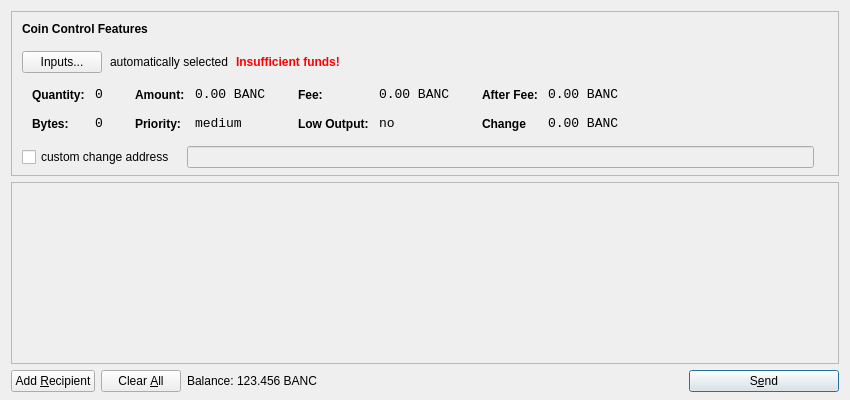
<?xml version="1.0" encoding="UTF-8"?>
<ui version="4.0">
 <class>SendCoinsDialog</class>
 <widget class="QDialog" name="SendCoinsDialog">
  <property name="geometry">
   <rect>
    <x>0</x>
    <y>0</y>
    <width>850</width>
    <height>400</height>
   </rect>
  </property>
  <property name="windowTitle">
   <string>Send Coins</string>
  </property>
  <layout class="QVBoxLayout" name="verticalLayout" stretch="0,1,0">
   <property name="bottomMargin">
    <number>8</number>
   </property>
   <item>
    <widget class="QFrame" name="frameCoinControl">
     <property name="sizePolicy">
      <sizepolicy hsizetype="Expanding" vsizetype="Expanding">
       <horstretch>0</horstretch>
       <verstretch>0</verstretch>
      </sizepolicy>
     </property>
     <property name="maximumSize">
      <size>
       <width>16777215</width>
       <height>16777215</height>
      </size>
     </property>
     <property name="frameShape">
      <enum>QFrame::StyledPanel</enum>
     </property>
     <property name="frameShadow">
      <enum>QFrame::Sunken</enum>
     </property>
     <layout class="QVBoxLayout" name="verticalLayoutCoinControl2">
      <property name="spacing">
       <number>-1</number>
      </property>
      <property name="leftMargin">
       <number>0</number>
      </property>
      <property name="topMargin">
       <number>0</number>
      </property>
      <property name="rightMargin">
       <number>0</number>
      </property>
      <property name="bottomMargin">
       <number>6</number>
      </property>
      <item>
       <layout class="QVBoxLayout" name="verticalLayoutCoinControl" stretch="0,0,0,0,1">
        <property name="spacing">
         <number>0</number>
        </property>
        <property name="leftMargin">
         <number>10</number>
        </property>
        <property name="topMargin">
         <number>10</number>
        </property>
        <item>
         <layout class="QHBoxLayout" name="horizontalLayoutCoinControl1">
          <property name="bottomMargin">
           <number>15</number>
          </property>
          <item>
           <widget class="QLabel" name="labelCoinControlFeatures">
            <property name="sizePolicy">
             <sizepolicy hsizetype="Preferred" vsizetype="Maximum">
              <horstretch>0</horstretch>
              <verstretch>0</verstretch>
             </sizepolicy>
            </property>
            <property name="font">
             <font>
              <weight>75</weight>
              <bold>true</bold>
             </font>
            </property>
            <property name="styleSheet">
             <string notr="true">font-weight:bold;</string>
            </property>
            <property name="text">
             <string>Coin Control Features</string>
            </property>
           </widget>
          </item>
         </layout>
        </item>
        <item>
         <layout class="QHBoxLayout" name="horizontalLayoutCoinControl2" stretch="0,0,0,0">
          <property name="spacing">
           <number>8</number>
          </property>
          <property name="bottomMargin">
           <number>10</number>
          </property>
          <item>
           <widget class="QPushButton" name="pushButtonCoinControl">
            <property name="styleSheet">
             <string notr="true"/>
            </property>
            <property name="text">
             <string>Inputs...</string>
            </property>
           </widget>
          </item>
          <item>
           <widget class="QLabel" name="labelCoinControlAutomaticallySelected">
            <property name="text">
             <string>automatically selected</string>
            </property>
            <property name="margin">
             <number>5</number>
            </property>
           </widget>
          </item>
          <item>
           <widget class="QLabel" name="labelCoinControlInsuffFunds">
            <property name="font">
             <font>
              <weight>75</weight>
              <bold>true</bold>
             </font>
            </property>
            <property name="styleSheet">
             <string notr="true">color:red;font-weight:bold;</string>
            </property>
            <property name="text">
             <string>Insufficient funds!</string>
            </property>
            <property name="margin">
             <number>5</number>
            </property>
           </widget>
          </item>
          <item>
           <spacer name="horizontalSpacerCoinControl">
            <property name="orientation">
             <enum>Qt::Horizontal</enum>
            </property>
            <property name="sizeHint" stdset="0">
             <size>
              <width>40</width>
              <height>1</height>
             </size>
            </property>
           </spacer>
          </item>
         </layout>
        </item>
        <item>
         <widget class="QWidget" name="widgetCoinControl" native="true">
          <property name="sizePolicy">
           <sizepolicy hsizetype="Preferred" vsizetype="Preferred">
            <horstretch>0</horstretch>
            <verstretch>0</verstretch>
           </sizepolicy>
          </property>
          <property name="minimumSize">
           <size>
            <width>0</width>
            <height>0</height>
           </size>
          </property>
          <property name="styleSheet">
           <string notr="true"/>
          </property>
          <layout class="QHBoxLayout" name="horizontalLayoutCoinControl5">
           <property name="margin">
            <number>0</number>
           </property>
           <item>
            <layout class="QHBoxLayout" name="horizontalLayoutCoinControl3" stretch="0,0,0,1">
             <property name="spacing">
              <number>20</number>
             </property>
             <property name="topMargin">
              <number>0</number>
             </property>
             <property name="bottomMargin">
              <number>10</number>
             </property>
             <item>
              <layout class="QFormLayout" name="formLayoutCoinControl1">
               <property name="horizontalSpacing">
                <number>10</number>
               </property>
               <property name="verticalSpacing">
                <number>14</number>
               </property>
               <property name="leftMargin">
                <number>10</number>
               </property>
               <property name="topMargin">
                <number>4</number>
               </property>
               <property name="rightMargin">
                <number>6</number>
               </property>
               <item row="0" column="0">
                <widget class="QLabel" name="labelCoinControlQuantityText">
                 <property name="styleSheet">
                  <string notr="true">font-weight:bold;</string>
                 </property>
                 <property name="text">
                  <string>Quantity:</string>
                 </property>
                 <property name="margin">
                  <number>0</number>
                 </property>
                </widget>
               </item>
               <item row="0" column="1">
                <widget class="QLabel" name="labelCoinControlQuantity">
                 <property name="font">
                  <font>
                   <family>Monospace</family>
                   <pointsize>10</pointsize>
                  </font>
                 </property>
                 <property name="cursor">
                  <cursorShape>IBeamCursor</cursorShape>
                 </property>
                 <property name="contextMenuPolicy">
                  <enum>Qt::ActionsContextMenu</enum>
                 </property>
                 <property name="text">
                  <string>0</string>
                 </property>
                 <property name="margin">
                  <number>0</number>
                 </property>
                 <property name="textInteractionFlags">
                  <set>Qt::LinksAccessibleByMouse|Qt::TextSelectableByKeyboard|Qt::TextSelectableByMouse</set>
                 </property>
                </widget>
               </item>
               <item row="1" column="0">
                <widget class="QLabel" name="labelCoinControlBytesText">
                 <property name="styleSheet">
                  <string notr="true">font-weight:bold;</string>
                 </property>
                 <property name="text">
                  <string>Bytes:</string>
                 </property>
                </widget>
               </item>
               <item row="1" column="1">
                <widget class="QLabel" name="labelCoinControlBytes">
                 <property name="font">
                  <font>
                   <family>Monospace</family>
                   <pointsize>10</pointsize>
                  </font>
                 </property>
                 <property name="cursor">
                  <cursorShape>IBeamCursor</cursorShape>
                 </property>
                 <property name="contextMenuPolicy">
                  <enum>Qt::ActionsContextMenu</enum>
                 </property>
                 <property name="text">
                  <string>0</string>
                 </property>
                 <property name="textInteractionFlags">
                  <set>Qt::LinksAccessibleByMouse|Qt::TextSelectableByKeyboard|Qt::TextSelectableByMouse</set>
                 </property>
                </widget>
               </item>
              </layout>
             </item>
             <item>
              <layout class="QFormLayout" name="formLayoutCoinControl2">
               <property name="horizontalSpacing">
                <number>10</number>
               </property>
               <property name="verticalSpacing">
                <number>14</number>
               </property>
               <property name="leftMargin">
                <number>6</number>
               </property>
               <property name="topMargin">
                <number>4</number>
               </property>
               <property name="rightMargin">
                <number>6</number>
               </property>
               <item row="0" column="0">
                <widget class="QLabel" name="labelCoinControlAmountText">
                 <property name="styleSheet">
                  <string notr="true">font-weight:bold;</string>
                 </property>
                 <property name="text">
                  <string>Amount:</string>
                 </property>
                 <property name="margin">
                  <number>0</number>
                 </property>
                </widget>
               </item>
               <item row="0" column="1">
                <widget class="QLabel" name="labelCoinControlAmount">
                 <property name="font">
                  <font>
                   <family>Monospace</family>
                   <pointsize>10</pointsize>
                  </font>
                 </property>
                 <property name="cursor">
                  <cursorShape>IBeamCursor</cursorShape>
                 </property>
                 <property name="contextMenuPolicy">
                  <enum>Qt::ActionsContextMenu</enum>
                 </property>
                 <property name="text">
                  <string>0.00 BANC</string>
                 </property>
                 <property name="textInteractionFlags">
                  <set>Qt::LinksAccessibleByMouse|Qt::TextSelectableByKeyboard|Qt::TextSelectableByMouse</set>
                 </property>
                </widget>
               </item>
               <item row="1" column="0">
                <widget class="QLabel" name="labelCoinControlPriorityText">
                 <property name="styleSheet">
                  <string notr="true">font-weight:bold;</string>
                 </property>
                 <property name="text">
                  <string>Priority:</string>
                 </property>
                </widget>
               </item>
               <item row="1" column="1">
                <widget class="QLabel" name="labelCoinControlPriority">
                 <property name="font">
                  <font>
                   <family>Monospace</family>
                   <pointsize>10</pointsize>
                  </font>
                 </property>
                 <property name="cursor">
                  <cursorShape>IBeamCursor</cursorShape>
                 </property>
                 <property name="contextMenuPolicy">
                  <enum>Qt::ActionsContextMenu</enum>
                 </property>
                 <property name="text">
                  <string>medium</string>
                 </property>
                 <property name="textInteractionFlags">
                  <set>Qt::LinksAccessibleByMouse|Qt::TextSelectableByKeyboard|Qt::TextSelectableByMouse</set>
                 </property>
                </widget>
               </item>
              </layout>
             </item>
             <item>
              <layout class="QFormLayout" name="formLayoutCoinControl3">
               <property name="horizontalSpacing">
                <number>10</number>
               </property>
               <property name="verticalSpacing">
                <number>14</number>
               </property>
               <property name="leftMargin">
                <number>6</number>
               </property>
               <property name="topMargin">
                <number>4</number>
               </property>
               <property name="rightMargin">
                <number>6</number>
               </property>
               <item row="0" column="0">
                <widget class="QLabel" name="labelCoinControlFeeText">
                 <property name="styleSheet">
                  <string notr="true">font-weight:bold;</string>
                 </property>
                 <property name="text">
                  <string>Fee:</string>
                 </property>
                 <property name="margin">
                  <number>0</number>
                 </property>
                </widget>
               </item>
               <item row="0" column="1">
                <widget class="QLabel" name="labelCoinControlFee">
                 <property name="font">
                  <font>
                   <family>Monospace</family>
                   <pointsize>10</pointsize>
                  </font>
                 </property>
                 <property name="cursor">
                  <cursorShape>IBeamCursor</cursorShape>
                 </property>
                 <property name="contextMenuPolicy">
                  <enum>Qt::ActionsContextMenu</enum>
                 </property>
                 <property name="text">
                  <string>0.00 BANC</string>
                 </property>
                 <property name="textInteractionFlags">
                  <set>Qt::LinksAccessibleByMouse|Qt::TextSelectableByKeyboard|Qt::TextSelectableByMouse</set>
                 </property>
                </widget>
               </item>
               <item row="1" column="0">
                <widget class="QLabel" name="labelCoinControlLowOutputText">
                 <property name="styleSheet">
                  <string notr="true">font-weight:bold;</string>
                 </property>
                 <property name="text">
                  <string>Low Output:</string>
                 </property>
                </widget>
               </item>
               <item row="1" column="1">
                <widget class="QLabel" name="labelCoinControlLowOutput">
                 <property name="font">
                  <font>
                   <family>Monospace</family>
                   <pointsize>10</pointsize>
                  </font>
                 </property>
                 <property name="cursor">
                  <cursorShape>IBeamCursor</cursorShape>
                 </property>
                 <property name="contextMenuPolicy">
                  <enum>Qt::ActionsContextMenu</enum>
                 </property>
                 <property name="text">
                  <string>no</string>
                 </property>
                 <property name="textInteractionFlags">
                  <set>Qt::LinksAccessibleByMouse|Qt::TextSelectableByKeyboard|Qt::TextSelectableByMouse</set>
                 </property>
                </widget>
               </item>
              </layout>
             </item>
             <item>
              <layout class="QFormLayout" name="formLayoutCoinControl4">
               <property name="horizontalSpacing">
                <number>10</number>
               </property>
               <property name="verticalSpacing">
                <number>14</number>
               </property>
               <property name="leftMargin">
                <number>6</number>
               </property>
               <property name="topMargin">
                <number>4</number>
               </property>
               <property name="rightMargin">
                <number>6</number>
               </property>
               <item row="0" column="0">
                <widget class="QLabel" name="labelCoinControlAfterFeeText">
                 <property name="styleSheet">
                  <string notr="true">font-weight:bold;</string>
                 </property>
                 <property name="text">
                  <string>After Fee:</string>
                 </property>
                 <property name="margin">
                  <number>0</number>
                 </property>
                </widget>
               </item>
               <item row="0" column="1">
                <widget class="QLabel" name="labelCoinControlAfterFee">
                 <property name="font">
                  <font>
                   <family>Monospace</family>
                   <pointsize>10</pointsize>
                  </font>
                 </property>
                 <property name="cursor">
                  <cursorShape>IBeamCursor</cursorShape>
                 </property>
                 <property name="contextMenuPolicy">
                  <enum>Qt::ActionsContextMenu</enum>
                 </property>
                 <property name="text">
                  <string>0.00 BANC</string>
                 </property>
                 <property name="textInteractionFlags">
                  <set>Qt::LinksAccessibleByMouse|Qt::TextSelectableByKeyboard|Qt::TextSelectableByMouse</set>
                 </property>
                </widget>
               </item>
               <item row="1" column="0">
                <widget class="QLabel" name="labelCoinControlChangeText">
                 <property name="styleSheet">
                  <string notr="true">font-weight:bold;</string>
                 </property>
                 <property name="text">
                  <string>Change</string>
                 </property>
                </widget>
               </item>
               <item row="1" column="1">
                <widget class="QLabel" name="labelCoinControlChange">
                 <property name="font">
                  <font>
                   <family>Monospace</family>
                   <pointsize>10</pointsize>
                  </font>
                 </property>
                 <property name="cursor">
                  <cursorShape>IBeamCursor</cursorShape>
                 </property>
                 <property name="contextMenuPolicy">
                  <enum>Qt::ActionsContextMenu</enum>
                 </property>
                 <property name="text">
                  <string>0.00 BANC</string>
                 </property>
                 <property name="textInteractionFlags">
                  <set>Qt::LinksAccessibleByMouse|Qt::TextSelectableByKeyboard|Qt::TextSelectableByMouse</set>
                 </property>
                </widget>
               </item>
              </layout>
             </item>
            </layout>
           </item>
          </layout>
         </widget>
        </item>
        <item>
         <layout class="QHBoxLayout" name="horizontalLayoutCoinControl4" stretch="0,0,0">
          <property name="spacing">
           <number>12</number>
          </property>
          <property name="sizeConstraint">
           <enum>QLayout::SetDefaultConstraint</enum>
          </property>
          <property name="topMargin">
           <number>5</number>
          </property>
          <property name="rightMargin">
           <number>5</number>
          </property>
          <item>
           <widget class="QCheckBox" name="checkBoxCoinControlChange">
            <property name="text">
             <string>custom change address</string>
            </property>
           </widget>
          </item>
          <item>
           <widget class="QLineEdit" name="lineEditCoinControlChange">
            <property name="enabled">
             <bool>false</bool>
            </property>
            <property name="sizePolicy">
             <sizepolicy hsizetype="Expanding" vsizetype="Fixed">
              <horstretch>0</horstretch>
              <verstretch>0</verstretch>
             </sizepolicy>
            </property>
           </widget>
          </item>
          <item>
           <widget class="QLabel" name="labelCoinControlChangeLabel">
            <property name="sizePolicy">
             <sizepolicy hsizetype="Preferred" vsizetype="Expanding">
              <horstretch>0</horstretch>
              <verstretch>0</verstretch>
             </sizepolicy>
            </property>
            <property name="minimumSize">
             <size>
              <width>0</width>
              <height>0</height>
             </size>
            </property>
            <property name="text">
             <string/>
            </property>
            <property name="margin">
             <number>3</number>
            </property>
           </widget>
          </item>
         </layout>
        </item>
        <item>
         <spacer name="verticalSpacerCoinControl">
          <property name="orientation">
           <enum>Qt::Vertical</enum>
          </property>
          <property name="sizeHint" stdset="0">
           <size>
            <width>800</width>
            <height>1</height>
           </size>
          </property>
         </spacer>
        </item>
       </layout>
      </item>
     </layout>
    </widget>
   </item>
   <item>
    <widget class="QScrollArea" name="scrollArea">
     <property name="widgetResizable">
      <bool>true</bool>
     </property>
     <widget class="QWidget" name="scrollAreaWidgetContents">
      <property name="geometry">
       <rect>
        <x>0</x>
        <y>0</y>
        <width>830</width>
        <height>165</height>
       </rect>
      </property>
      <layout class="QVBoxLayout" name="verticalLayout_2">
       <property name="margin">
        <number>0</number>
       </property>
       <item>
        <layout class="QVBoxLayout" name="entries">
         <property name="spacing">
          <number>6</number>
         </property>
        </layout>
       </item>
       <item>
        <spacer name="verticalSpacer">
         <property name="orientation">
          <enum>Qt::Vertical</enum>
         </property>
         <property name="sizeHint" stdset="0">
          <size>
           <width>20</width>
           <height>40</height>
          </size>
         </property>
        </spacer>
       </item>
      </layout>
     </widget>
    </widget>
   </item>
   <item>
    <layout class="QHBoxLayout" name="horizontalLayout">
     <item>
      <widget class="QPushButton" name="addButton">
       <property name="toolTip">
        <string>Send to multiple recipients at once</string>
       </property>
       <property name="text">
        <string>Add &amp;Recipient</string>
       </property>
       <property name="icon">
        <iconset resource="../bitcoin.qrc">
         <normaloff>:/icons/add</normaloff>:/icons/add</iconset>
       </property>
       <property name="autoDefault">
        <bool>false</bool>
       </property>
      </widget>
     </item>
     <item>
      <widget class="QPushButton" name="clearButton">
       <property name="sizePolicy">
        <sizepolicy hsizetype="Minimum" vsizetype="Fixed">
         <horstretch>0</horstretch>
         <verstretch>0</verstretch>
        </sizepolicy>
       </property>
       <property name="toolTip">
        <string>Remove all transaction fields</string>
       </property>
       <property name="text">
        <string>Clear &amp;All</string>
       </property>
       <property name="icon">
        <iconset resource="../bitcoin.qrc">
         <normaloff>:/icons/remove</normaloff>:/icons/remove</iconset>
       </property>
       <property name="autoRepeatDelay">
        <number>300</number>
       </property>
       <property name="autoDefault">
        <bool>false</bool>
       </property>
      </widget>
     </item>
     <item>
      <layout class="QHBoxLayout" name="horizontalLayout_2">
       <property name="spacing">
        <number>3</number>
       </property>
       <item>
        <widget class="QLabel" name="label">
         <property name="sizePolicy">
          <sizepolicy hsizetype="Preferred" vsizetype="Fixed">
           <horstretch>0</horstretch>
           <verstretch>0</verstretch>
          </sizepolicy>
         </property>
         <property name="text">
          <string>Balance:</string>
         </property>
        </widget>
       </item>
       <item>
        <widget class="QLabel" name="labelBalance">
         <property name="sizePolicy">
          <sizepolicy hsizetype="Preferred" vsizetype="Fixed">
           <horstretch>0</horstretch>
           <verstretch>0</verstretch>
          </sizepolicy>
         </property>
         <property name="cursor">
          <cursorShape>IBeamCursor</cursorShape>
         </property>
         <property name="text">
          <string>123.456 BANC</string>
         </property>
         <property name="textInteractionFlags">
          <set>Qt::LinksAccessibleByMouse|Qt::TextSelectableByKeyboard|Qt::TextSelectableByMouse</set>
         </property>
        </widget>
       </item>
      </layout>
     </item>
     <item>
      <spacer name="horizontalSpacer">
       <property name="orientation">
        <enum>Qt::Horizontal</enum>
       </property>
       <property name="sizeHint" stdset="0">
        <size>
         <width>40</width>
         <height>20</height>
        </size>
       </property>
      </spacer>
     </item>
     <item>
      <widget class="QPushButton" name="sendButton">
       <property name="minimumSize">
        <size>
         <width>150</width>
         <height>0</height>
        </size>
       </property>
       <property name="toolTip">
        <string>Confirm the send action</string>
       </property>
       <property name="text">
        <string>S&amp;end</string>
       </property>
       <property name="icon">
        <iconset resource="../bitcoin.qrc">
         <normaloff>:/icons/send</normaloff>:/icons/send</iconset>
       </property>
       <property name="default">
        <bool>true</bool>
       </property>
      </widget>
     </item>
    </layout>
   </item>
  </layout>
 </widget>
 <resources>
  <include location="../bitcoin.qrc"/>
 </resources>
 <connections/>
</ui>
